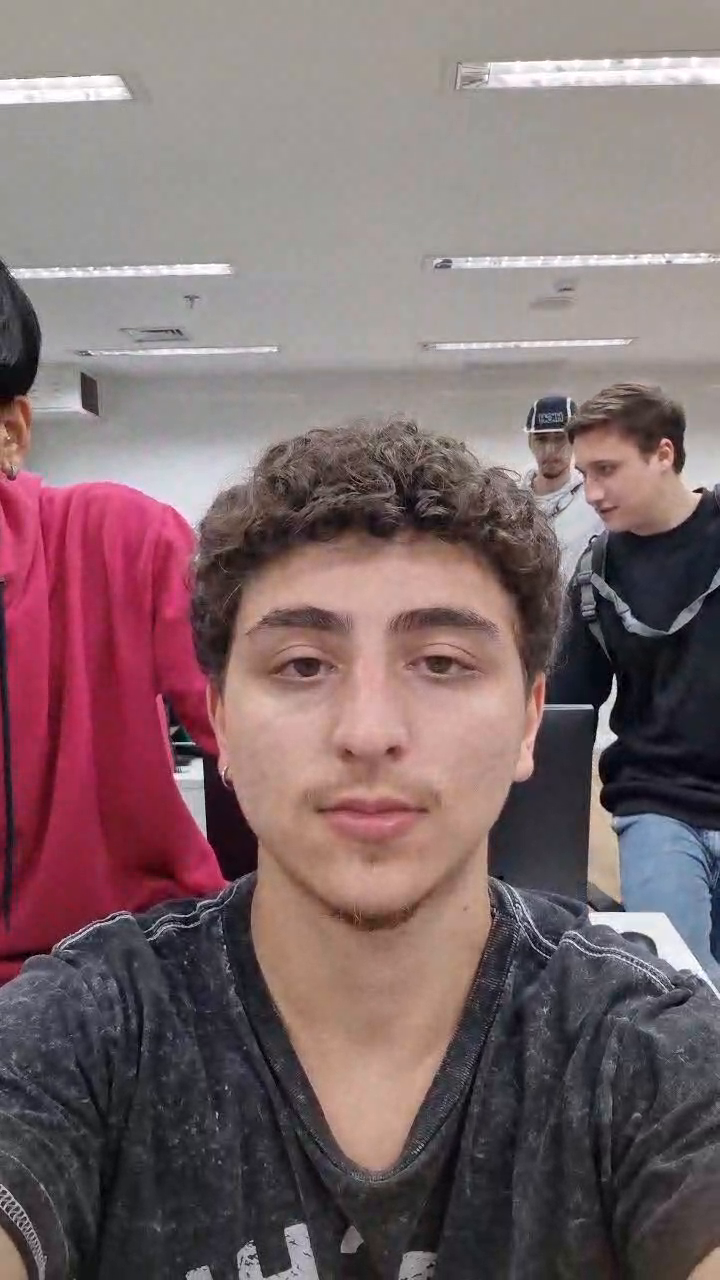
#> input picture frame 79 of VIdeoSprint3.mp4, 720 x 1280 px, given in place of VideoAlunos.mp4, which was not available
$ python main.py
#> lines starting #> are read from the running program, lines starting #| are printed output that depends on the picture; pictures that were not available may be replaced by others from this repository, and a replacement may not be noted
import cv2

# Carrega o classificador Haar Cascade
face_cascade = cv2.CascadeClassifier('haarcascade_frontalface_default.xml')

# Verifica se o XML foi carregado corretamente
if face_cascade.empty():
    print("Erro ao carregar o Haar Cascade XML.")
    exit()

# Lê o vídeo gravado
cap = cv2.VideoCapture('VideoAlunos.mp4')

if not cap.isOpened():
    print("Erro ao abrir o vídeo.")
    exit()

# Função dummy para trackbars
def nothing(x):
    pass

# Cria janela e sliders para ajustar parâmetros
cv2.namedWindow('Detector de Rosto')
cv2.createTrackbar('Scale (%)', 'Detector de Rosto', 120, 200, nothing)       # scaleFactor (120 = 1.2)
cv2.createTrackbar('Min Neighbors', 'Detector de Rosto', 3, 20, nothing)      # minNeighbors
cv2.createTrackbar('Min Size', 'Detector de Rosto', 20, 200, nothing)         # minSize

# Define fator de redução proporcional (ex: 0.5 = 50% do tamanho original)
resize_ratio = 0.5

while True:
    ret, frame = cap.read()
#> frame is the input picture: shape (1280, 720, 3); mean B, G, R 108.3, 105.9, 126.1
    if not ret:
        break

    # Reduz proporcionalmente sem distorcer
    original_height, original_width = frame.shape[:2]
#> original_height = 1280; original_width = 720
    new_width = int(original_width * resize_ratio)
#> new_width = 360
    new_height = int(original_height * resize_ratio)
#> new_height = 640
    resized_frame = cv2.resize(frame, (new_width, new_height))

    gray = cv2.cvtColor(resized_frame, cv2.COLOR_BGR2GRAY)
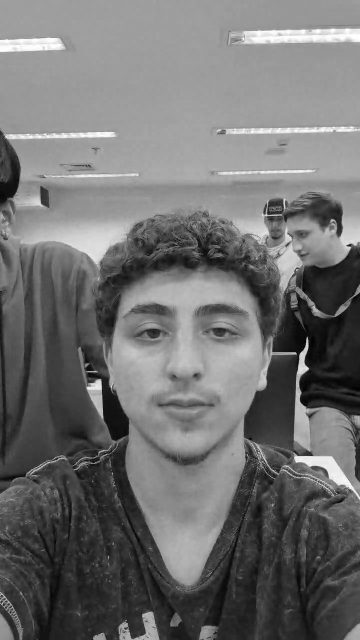
#> gray: shape (640, 360); min 2, max 255, mean 112.3

    # Lê os valores dos sliders
    scale_percent = cv2.getTrackbarPos('Scale (%)', 'Detector de Rosto')
    min_neighbors = cv2.getTrackbarPos('Min Neighbors', 'Detector de Rosto')
    min_size = cv2.getTrackbarPos('Min Size', 'Detector de Rosto')

    # Converte o valor de scale_percent para scaleFactor
    scale_factor = scale_percent / 100.0

    # Detecta rostos
    faces = face_cascade.detectMultiScale(
        gray,
        scaleFactor=scale_factor,
        minNeighbors=min_neighbors,
        minSize=(min_size, min_size)
    )
#> faces = [[89, 257, 192, 192]]

    # Desenha retângulos e texto
    for (x, y, w, h) in faces:
        cv2.rectangle(resized_frame, (x, y), (x + w, y + h), (0, 255, 0), 2)
        cv2.putText(resized_frame, "Rosto detectado", (x, y - 10),
                    cv2.FONT_HERSHEY_SIMPLEX, 0.7, (0, 255, 0), 2)
#> this loop made 1 pass
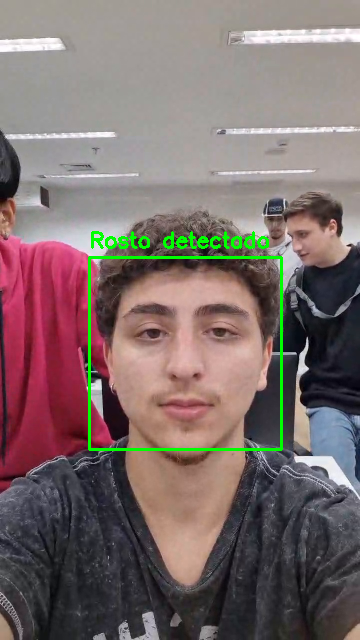
#> resized_frame: shape (640, 360, 3); mean B, G, R 106.9, 108.6, 124.3

    # Exibe número de rostos detectados e parâmetros
    cv2.putText(resized_frame, f"Rostos: {len(faces)}", (10, 30),
                cv2.FONT_HERSHEY_SIMPLEX, 0.7, (255, 0, 0), 2)
    cv2.putText(resized_frame, f"ScaleFactor: {scale_factor:.2f}", (10, 60),
                cv2.FONT_HERSHEY_SIMPLEX, 0.6, (255, 255, 255), 1)
    cv2.putText(resized_frame, f"MinNeighbors: {min_neighbors}", (10, 80),
                cv2.FONT_HERSHEY_SIMPLEX, 0.6, (255, 255, 255), 1)
    cv2.putText(resized_frame, f"MinSize: {min_size}", (10, 100),
                cv2.FONT_HERSHEY_SIMPLEX, 0.6, (255, 255, 255), 1)
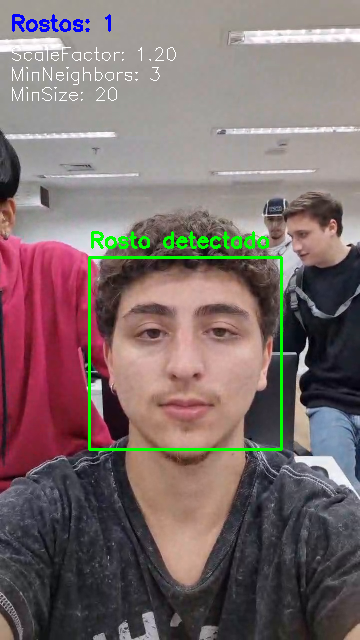
#> resized_frame: shape (640, 360, 3); mean B, G, R 107.6, 108.6, 124.3

    # Exibe o frame ajustado
    cv2.imshow('Detector de Rosto', resized_frame)

    # Aguarda 15ms entre os frames para melhorar fluidez
    if cv2.waitKey(15) & 0xFF == ord('q'):
#> (key q is pressed here)
        break

cap.release()
cv2.destroyAllWindows()

$ run again, starting later in the video
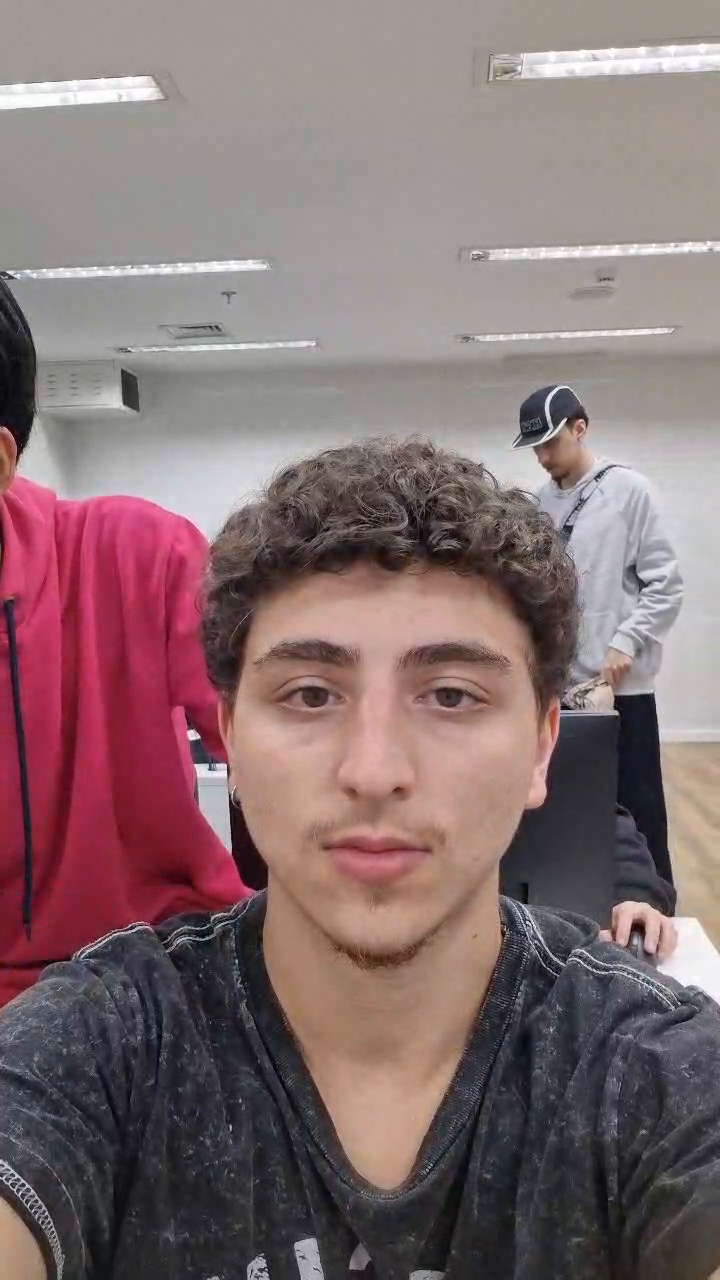
#> input picture frame 358 of VIdeoSprint3.mp4, 720 x 1280 px, given in place of VideoAlunos.mp4, which was not available
#> frame is the input picture: shape (1280, 720, 3); mean B, G, R 112.6, 111.4, 132.4
#> `gray = cv2.cvtColor(resized_frame, cv2.COLOR_BGR2GRAY)`:
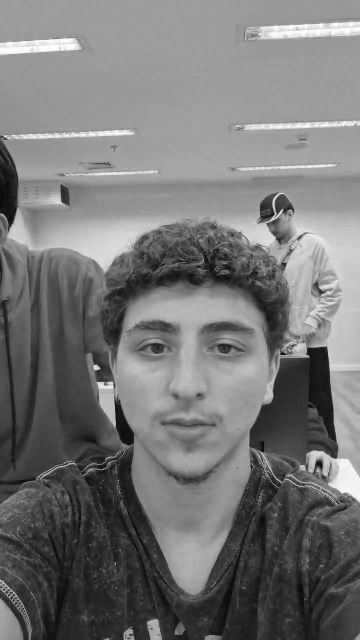
#> gray: shape (640, 360); min 3, max 255, mean 117.9
#> faces = [[89, 268, 202, 202]]
#> the loop `for (x, y, w, h) in faces:` made 1 pass
#> `cv2.putText(resized_frame, f"MinSize: {min_size}", (10, 100), cv2.FONT..`:
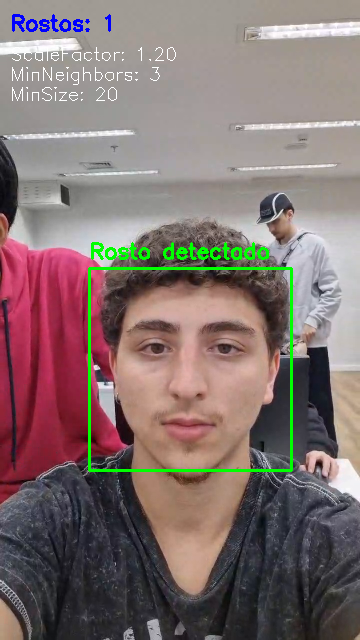
#> resized_frame: shape (640, 360, 3); mean B, G, R 111.9, 114.1, 130.5

$ run again, starting later in the video
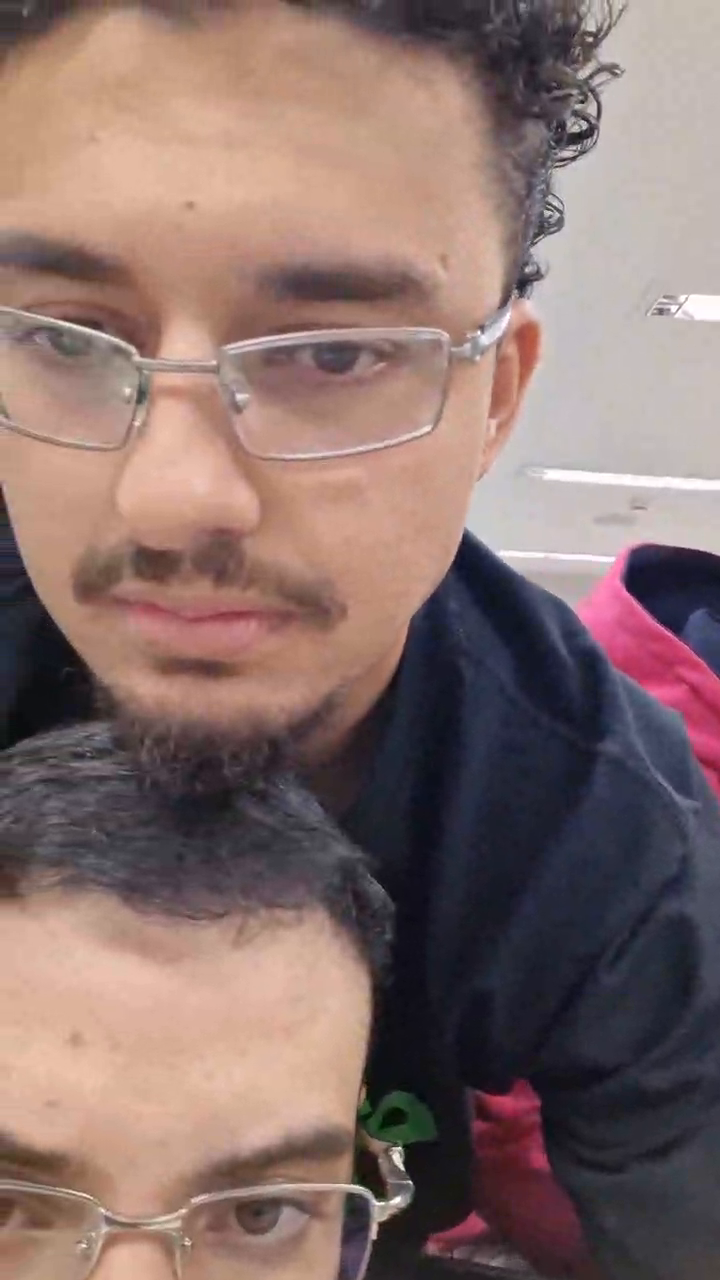
#> input picture frame 637 of VIdeoSprint3.mp4, 720 x 1280 px, given in place of VideoAlunos.mp4, which was not available
#> frame is the input picture: shape (1280, 720, 3); mean B, G, R 108, 112, 135.5
#> `gray = cv2.cvtColor(resized_frame, cv2.COLOR_BGR2GRAY)`:
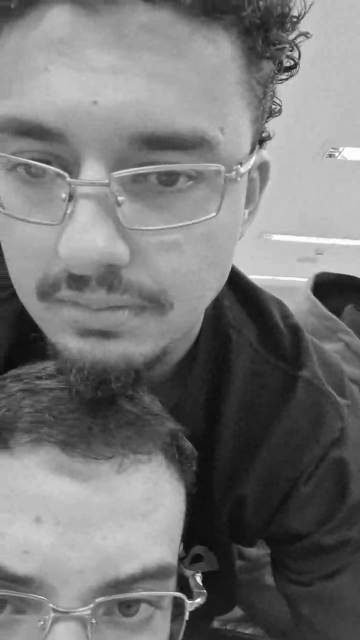
#> gray: shape (640, 360); min 8, max 255, mean 118.7
#> faces = ()
#> `cv2.putText(resized_frame, f"MinSize: {min_size}", (10, 100), cv2.FONT..`:
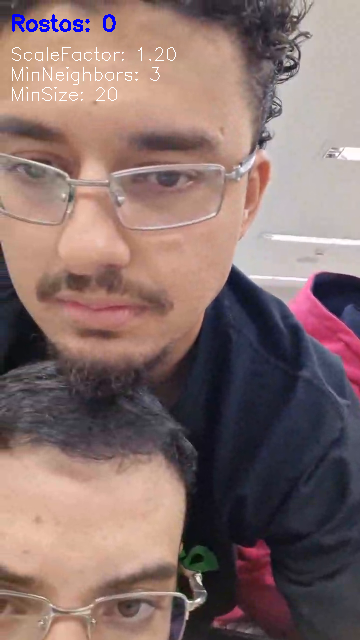
#> resized_frame: shape (640, 360, 3); mean B, G, R 109, 112, 135.3
